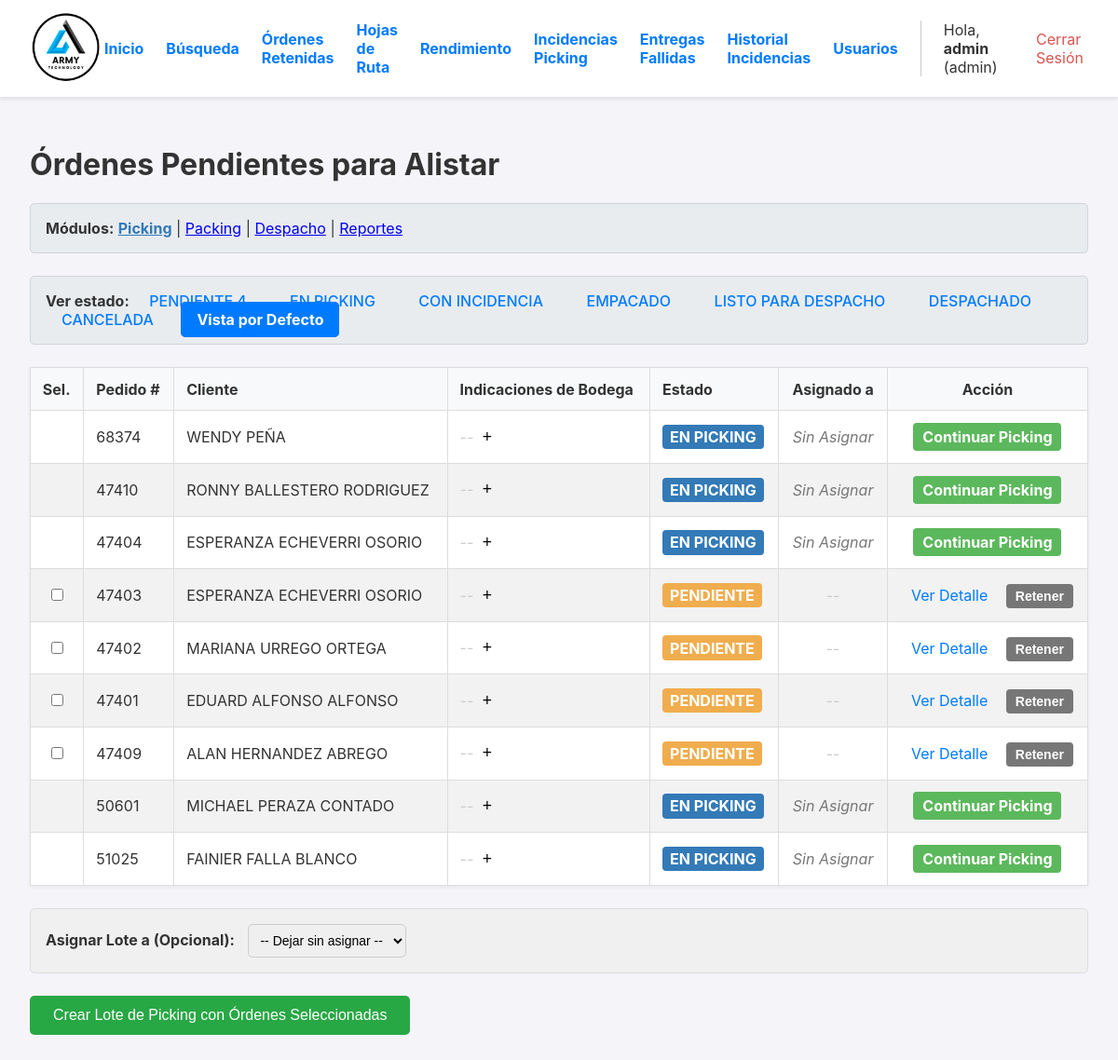
Page / (signed in) on the earlier database version.
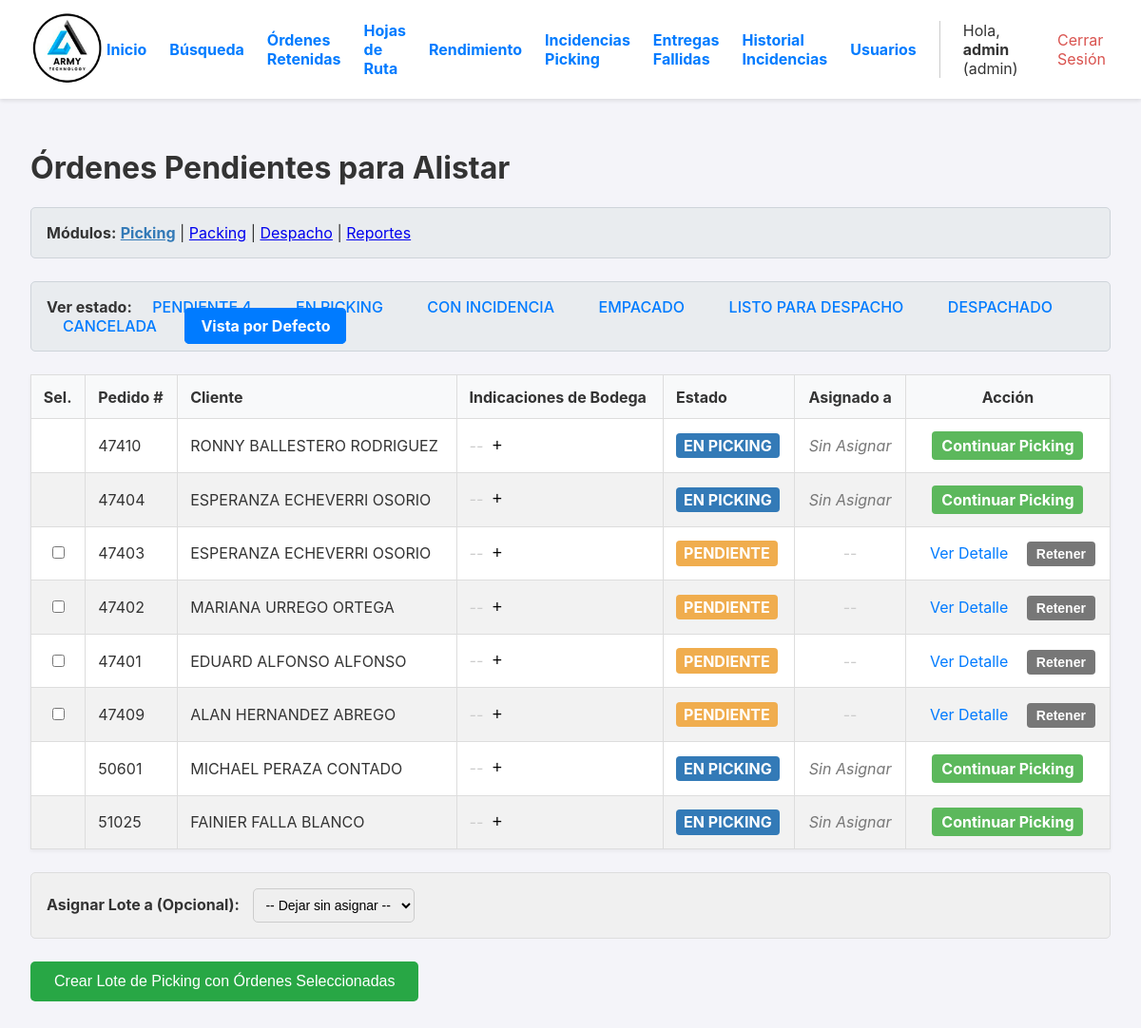
Same page on the later database version.
### app.py (models this page shows, shortened)
class Orden(db.Model):
    id = db.Column(db.Integer, primary_key=True)
    numero_pedido = db.Column(db.String(50), unique=True, nullable=False)
    cliente_nombre = db.Column(db.String(200), nullable=False)
    cliente_direccion = db.Column(db.String(300), nullable=True)
    estado = db.Column(db.String(30), nullable=False, default='PENDIENTE')
    fecha_creacion = db.Column(db.DateTime, nullable=False, default=datetime.datetime.utcnow)
    lote_id = db.Column(db.Integer, db.ForeignKey('lote_picking.id'), nullable=True)
    items = db.relationship('ItemOrden', backref='orden', lazy=True, cascade="all, delete-orphan")
    fecha_inicio_picking = db.Column(db.DateTime, nullable=True)
    fecha_fin_picking = db.Column(db.DateTime, nullable=True)
    fecha_fin_packing = db.Column(db.DateTime, nullable=True)
    fecha_despacho = db.Column(db.DateTime, nullable=True)
    packer_id = db.Column(db.Integer, db.ForeignKey('user.id', ondelete='SET NULL'), nullable=True)
    packer = db.relationship('User', foreign_keys=[packer_id])
    devolucion_confirmada = db.Column(db.Boolean, default=False, nullable=False)
    bultos = db.relationship('Bulto', backref='orden', cascade="all, delete-orphan")
    hoja_de_ruta_id = db.Column(db.Integer, db.ForeignKey('hoja_de_ruta.id'), nullable=True)
    destino_id = db.Column(db.Integer, db.ForeignKey('destino.id'), nullable=True)
    destino = db.relationship('Destino', backref='ordenes')
    guia_encomienda = db.Column(db.String(100), nullable=True)
    nota_entrega = db.Column(db.Text, nullable=True)
    fecha_entrega_final = db.Column(db.DateTime, nullable=True)
    nota_bodega = db.Column(db.Text, nullable=True)

### app.py (the view, shortened to what this page needs)
@app.route('/')
@login_required
def dashboard():
    if current_user.role == 'conductor':
        return redirect(url_for('dashboard_conductor'))
    estados_posibles = ['PENDIENTE', 'EN_PICKING', 'CON_INCIDENCIA', 'EMPACADO', 'LISTO_PARA_DESPACHO', 'DESPACHADO', 'CANCELADA', 'RETENIDO']
    estado_filtro = request.args.get('estado')
    ordenes_canceladas_para_devolver = []
    query_base = db.select(Orden)
    if current_user.role == 'admin':
        if estado_filtro:
            query_base = query_base.where(Orden.estado == estado_filtro)
        else:
            query_base = query_base.where(Orden.estado.in_(['PENDIENTE', 'EN_PICKING']))
    ordenes = db.session.execute(query_base.order_by(Orden.fecha_creacion.desc())).scalars().all()
    operarios = db.session.execute(db.select(User).filter_by(role='operario').order_by(User.username)).scalars().all()
    return render_template('dashboard.html',
                           ordenes=ordenes,
                           operarios=operarios,
                           estados=estados_posibles,
                           filtro_actual=estado_filtro,
                           ordenes_a_devolver=ordenes_canceladas_para_devolver)

### app.py (called while the page is built)
@login_manager.user_loader
def load_user(user_id):
    return db.session.get(User, int(user_id))

### templates/dashboard.html (shortened to what the changed rows need)
{% extends "layout.html" %}
{% block content %}
    <h1>Órdenes Pendientes para Alistar</h1>
    <div class="filtros-container">
        <strong>Ver estado:</strong>
        <a href="{{ url_for('dashboard', estado='PENDIENTE') }}" class="{{ 'activo' if (filtro_actual == 'PENDIENTE' or not filtro_actual and current_user.role != 'admin') else '' }}">
           PENDIENTE <span id="pendientes-badge" style="display: none;">0</span>
        </a>
        {% for estado in estados if estado != 'PENDIENTE' and estado != 'RETENIDO' %}
            <a href="{{ url_for('dashboard', estado=estado) }}" class="{{ 'activo' if filtro_actual == estado else '' }}">{{ estado.replace('_', ' ') }}</a>
        {% endfor %}
        <a href="{{ url_for('dashboard') }}" class="{{ 'activo' if not filtro_actual and current_user.role == 'admin' else '' }}">Vista por Defecto</a>
    </div>
    <table>
        <thead>
            <tr>
                <th>Sel.</th>
                <th>Pedido #</th>
                <th>Cliente</th>
                <th>Indicaciones de Bodega</th>
                <th>Estado</th>
                <th style="text-align: center;">Asignado a</th>
                <th style="text-align: center;">Acción</th>
            </tr>
        </thead>
        <tbody>
            {% for orden in ordenes %}
                <tr class="{{ 'orden-cancelada' if orden.estado == 'CANCELADA' else '' }}">
                    <td data-label="Seleccionar" style="text-align: center;">
                        {% if orden.estado == 'PENDIENTE' %}
                            <input type="checkbox" name="orden_id" value="{{ orden.id }}" form="form-crear-lote">
                        {% endif %}
                    </td>
                    <td data-label="Pedido #">{{ orden.numero_pedido }}</td>
                    <td data-label="Cliente">{{ orden.cliente_nombre }}</td>
                    <td data-label="Indicaciones de Bodega">
                        {% if orden.nota_bodega %}
                            <span class="nota-bodega-texto">{{ orden.nota_bodega }}</span>
                        {% else %}
                            <span class="nota-bodega-texto-vacia" style="color: #ccc; font-style: italic;">--</span>
                        {% endif %}
                        {% if current_user.role in ['admin', 'garantias'] %}
                            <form action="{{ url_for('editar_nota_bodega', orden_id=orden.id) }}" method="POST" style="display: inline; margin-left: 5px;" onsubmit="return editarNotaBodega(this, '{{ orden.numero_pedido }}');">
                                <button type="submit" style="background: none; border: none; cursor: pointer; font-size: 1.1rem; padding: 0;" title="Editar indicación de bodega">+</button>
                            </form>
                        {% endif %}
                    </td>
                    <td data-label="Estado">
                        <span class="estado estado-{{ orden.estado }}">{{ orden.estado.replace('_', ' ') }}</span>
                    </td>
                    <td data-label="Asignado a" style="text-align: center;">
                        {% if orden.lote and orden.lote.operario %}
                            <strong>{{ orden.lote.operario.username }}</strong>
                        {% elif orden.estado == 'EN_PICKING' %}
                            {% if current_user.role == 'operario' %}
                                <form action="{{ url_for('tomar_lote', lote_id=orden.lote_id) }}" method="POST" style="margin: 0;">
                                    <button type="submit" class="action-button-take">Tomar Lote</button>
                                </form>
                            {% else %}
                                <span style="color: #777; font-style: italic;">Sin Asignar</span>
                            {% endif %}
                        {% else %}
                            <span style="color: #ccc;">--</span>
                        {% endif %}
                    </td>
                    <td data-label="Acción" style="text-align: center;">
                        {% if orden.estado == 'EN_PICKING' and orden.lote and (current_user.role == 'admin' or (orden.lote.operario and current_user.id == orden.lote.operario_id)) %}
                            <a href="{{ url_for('detalle_lote', lote_id=orden.lote_id) }}" class="action-link action-link-picking">Continuar Picking</a>
                        {% else %}
                            <a href="{{ url_for('detalle_orden', orden_id=orden.id) }}" class="action-link">Ver Detalle</a>
                        {% endif %}
                        {% if current_user.role == 'admin' and orden.estado == 'PENDIENTE' %}
                            <form action="{{ url_for('retener_orden', orden_id=orden.id) }}" method="POST" style="display: inline; margin-left: 5px;" onsubmit="return confirm('¿Poner esta orden en retención (apartado)? Desaparecerá de esta lista.');">
                                <button type="submit" class="action-button-take" style="background-color: #777;">Retener</button>
                            </form>
                        {% endif %}
                    </td>
                </tr>
            {% else %}
                <tr>
                    <td colspan="7" style="text-align: center; padding: 2em;">
                        No hay órdenes que coincidan con el filtro actual.
                    </td>
                </tr>
                {% endfor %}
        </tbody>
    </table>
{% endblock %}

Differences in the rows shown:
no longer on this page (row edited): Orden: numero_pedido "68374", cliente_nombre "WENDY PEÑA", estado.replace "EN PICKING", shows "Sin Asignar"
